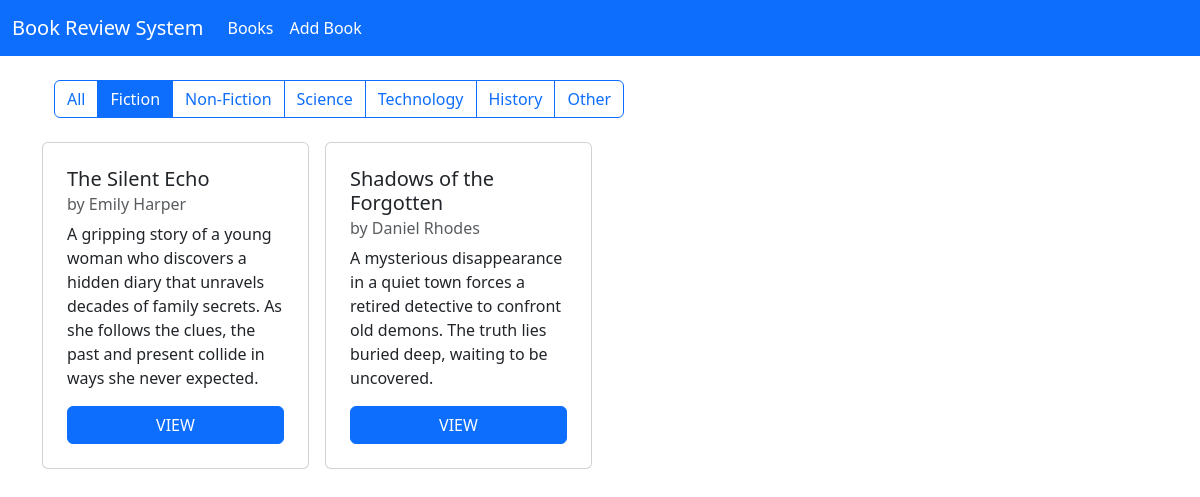
The page /?genre=fiction on the database its author committed.
### book/models.py (models this page shows, shortened)
class Book(models.Model):
    GENRE_CHOICES = [
        ("fiction","Fiction"),
        ("non_fiction","Non-Fiction"),
        ("science","Science"),
        ("technology","technology"),
        ("history","History"),
        ("other","Other")
    ]
    title = models.CharField(max_length=200)
    author = models.CharField(max_length=200)
    description = models.TextField()
    genre = models.CharField(max_length=20,choices=GENRE_CHOICES)
    isbn = models.CharField('ISBN',max_length=13,unique=True)
    publication_date = models.DateField()
    average_rating = models.DecimalField(
        max_digits=3,
        decimal_places=2,
        validators=[MinLengthValidator(0),MaxLengthValidator(5)],
        default=0
    )
    created_at = models.DateTimeField(auto_now_add=True)
    updated_at = models.DateTimeField(auto_now=True)

### book/views.py (the view)
# urls.py: path("",book_list,name="book-list"),
def book_list(req):
    genre = req.GET.get("genre")
    if genre:
        obj = Book.objects.filter(genre=genre)
    else:
        obj = Book.objects.all().order_by("created_at")
    return render(req,"book/book_list.html",{"lst":obj})

### book/templates/book/book_list.html (shortened to what this page needs)
{% extends "book/base.html" %}
{% block content %}
<div class="container-fluid">
    <div class="container">
        <div class="container mt-4">
            <div class="row mb-4">
                <div class="col">
                    <div class="btn-group">
                        <a href="{% url 'book-list' %}" class="btn btn-outline-primary {% if not request.GET.genre %}active{% endif %}">
                            All
                        </a>
                        <a href="?genre=fiction" class="btn btn-outline-primary {% if request.GET.genre == 'fiction' %}active{% endif %}">
                            Fiction
                        </a>
                        <a href="?genre=non_fiction" class="btn btn-outline-primary {% if request.GET.genre == 'non_fiction' %}active{% endif %}">
                            Non-Fiction
                        </a>
                        <a href="?genre=science" class="btn btn-outline-primary {% if request.GET.genre == 'science' %}active{% endif %}">
                            Science
                        </a>
                        <a href="?genre=technology" class="btn btn-outline-primary {% if request.GET.genre == 'technology' %}active{% endif %}">
                            Technology
                        </a>
                        <a href="?genre=history" class="btn btn-outline-primary {% if request.GET.genre == 'history' %}active{% endif %}">
                            History
                        </a>
                        <a href="?genre=other" class="btn btn-outline-primary {% if request.GET.genre == 'other' %}active{% endif %}">
                            Other
                        </a>
                    </div>
                </div>
            </div>
        </div>
    </div>
    <div class="container-fluid">
        <div class="container ">
            <div class="row g-3">
                {% for bk in lst %}
                <div class="col-md-4 col-lg-3">
                    <div class="card p-2 h-100">
                        <div class="card-body d-flex flex-column">
                            <h5 class="card-title">{{bk.title}}</h5>
                            <h6 class="card-subtitle mb-2 text-body-secondary">by {{bk.author}}</h6>
                            <p class="card-text">{{bk.description}}</p>
                            <a href="{% url 'book-detail' bk.pk %}" class="btn btn-primary mt-auto">VIEW</a>
                        </div>
                    </div>
                </div>
                {% endfor %}
            </div>
        </div>
    </div>
    {% endblock %}

### rows shown on the page
Book: title "The Silent Echo", author "Emily Harper", description "A gripping story of a young woman who discovers a hidden diary that unravels decades of family secrets. As she follows the clues, the past and present collide in ways she never expected."
Book: title "Shadows of the Forgotten", author "Daniel Rhodes", description "A mysterious disappearance in a quiet town forces a retired detective to confront old demons. The truth lies buried deep, waiting to be uncovered."
